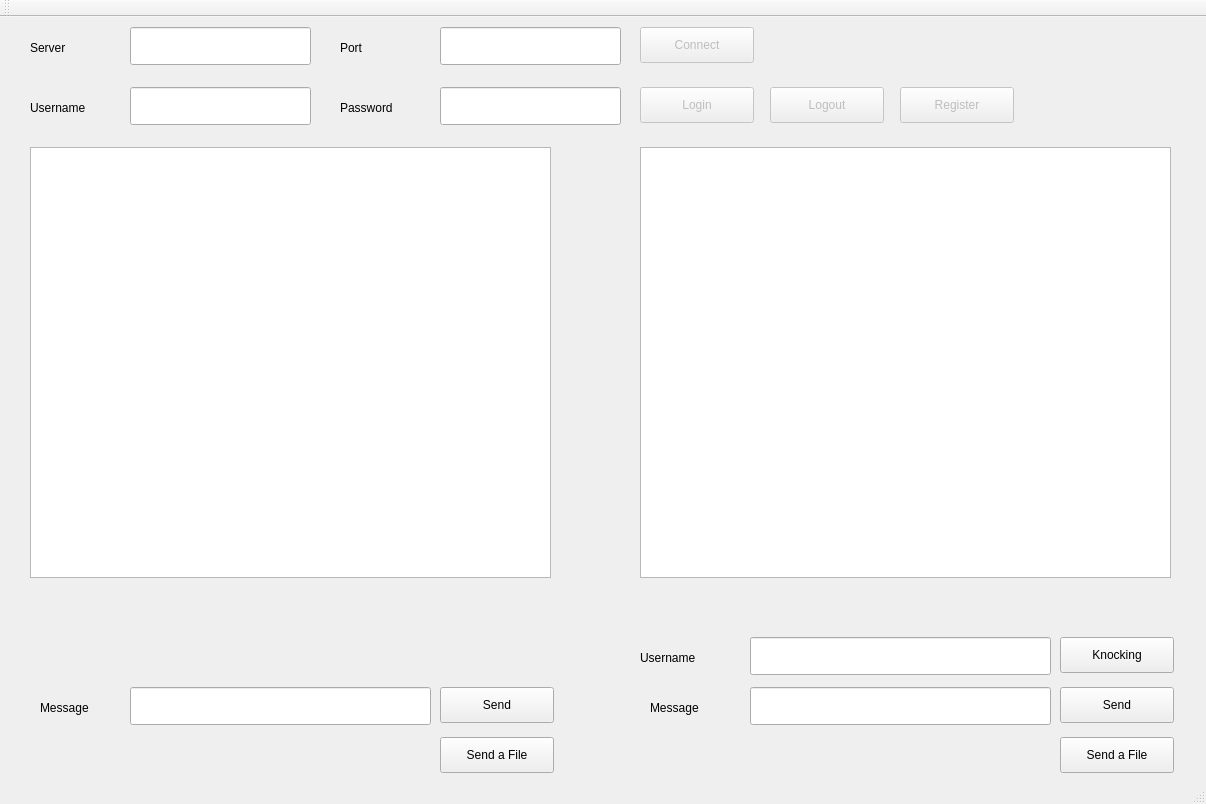
<?xml version="1.0" encoding="UTF-8"?>
<ui version="4.0">
 <class>MainWindow</class>
 <widget class="QMainWindow" name="MainWindow">
  <property name="geometry">
   <rect>
    <x>0</x>
    <y>0</y>
    <width>1206</width>
    <height>804</height>
   </rect>
  </property>
  <property name="windowTitle">
   <string>MainWindow</string>
  </property>
  <widget class="QWidget" name="centralWidget">
   <widget class="QLineEdit" name="username">
    <property name="geometry">
     <rect>
      <x>130</x>
      <y>70</y>
      <width>181</width>
      <height>38</height>
     </rect>
    </property>
   </widget>
   <widget class="QLineEdit" name="password">
    <property name="geometry">
     <rect>
      <x>440</x>
      <y>70</y>
      <width>181</width>
      <height>38</height>
     </rect>
    </property>
   </widget>
   <widget class="QLabel" name="label">
    <property name="geometry">
     <rect>
      <x>30</x>
      <y>70</y>
      <width>91</width>
      <height>41</height>
     </rect>
    </property>
    <property name="text">
     <string>Username</string>
    </property>
   </widget>
   <widget class="QLabel" name="label_2">
    <property name="geometry">
     <rect>
      <x>340</x>
      <y>70</y>
      <width>91</width>
      <height>41</height>
     </rect>
    </property>
    <property name="text">
     <string>Password</string>
    </property>
   </widget>
   <widget class="QPushButton" name="LoginButton">
    <property name="enabled">
     <bool>false</bool>
    </property>
    <property name="geometry">
     <rect>
      <x>640</x>
      <y>70</y>
      <width>114</width>
      <height>36</height>
     </rect>
    </property>
    <property name="text">
     <string>Login</string>
    </property>
   </widget>
   <widget class="QPushButton" name="RegistrationButton">
    <property name="enabled">
     <bool>false</bool>
    </property>
    <property name="geometry">
     <rect>
      <x>900</x>
      <y>70</y>
      <width>114</width>
      <height>36</height>
     </rect>
    </property>
    <property name="text">
     <string>Register</string>
    </property>
   </widget>
   <widget class="QPushButton" name="LogoutButton">
    <property name="enabled">
     <bool>false</bool>
    </property>
    <property name="geometry">
     <rect>
      <x>770</x>
      <y>70</y>
      <width>114</width>
      <height>36</height>
     </rect>
    </property>
    <property name="text">
     <string>Logout</string>
    </property>
   </widget>
   <widget class="QLineEdit" name="chat_msg">
    <property name="geometry">
     <rect>
      <x>130</x>
      <y>670</y>
      <width>301</width>
      <height>38</height>
     </rect>
    </property>
   </widget>
   <widget class="QLineEdit" name="private_msg">
    <property name="geometry">
     <rect>
      <x>750</x>
      <y>670</y>
      <width>301</width>
      <height>38</height>
     </rect>
    </property>
   </widget>
   <widget class="QLineEdit" name="ID">
    <property name="geometry">
     <rect>
      <x>750</x>
      <y>620</y>
      <width>301</width>
      <height>38</height>
     </rect>
    </property>
   </widget>
   <widget class="QLabel" name="label_3">
    <property name="geometry">
     <rect>
      <x>40</x>
      <y>670</y>
      <width>91</width>
      <height>41</height>
     </rect>
    </property>
    <property name="text">
     <string>Message</string>
    </property>
   </widget>
   <widget class="QLabel" name="label_4">
    <property name="geometry">
     <rect>
      <x>650</x>
      <y>670</y>
      <width>91</width>
      <height>41</height>
     </rect>
    </property>
    <property name="text">
     <string>Message</string>
    </property>
   </widget>
   <widget class="QLabel" name="label_5">
    <property name="geometry">
     <rect>
      <x>640</x>
      <y>620</y>
      <width>91</width>
      <height>41</height>
     </rect>
    </property>
    <property name="text">
     <string>Username</string>
    </property>
   </widget>
   <widget class="QPushButton" name="ChatSendButton">
    <property name="geometry">
     <rect>
      <x>440</x>
      <y>670</y>
      <width>114</width>
      <height>36</height>
     </rect>
    </property>
    <property name="text">
     <string>Send</string>
    </property>
   </widget>
   <widget class="QPushButton" name="PrivateSendButton">
    <property name="geometry">
     <rect>
      <x>1060</x>
      <y>670</y>
      <width>114</width>
      <height>36</height>
     </rect>
    </property>
    <property name="text">
     <string>Send</string>
    </property>
   </widget>
   <widget class="QPushButton" name="KnockingButton">
    <property name="geometry">
     <rect>
      <x>1060</x>
      <y>620</y>
      <width>114</width>
      <height>36</height>
     </rect>
    </property>
    <property name="text">
     <string>Knocking</string>
    </property>
   </widget>
   <widget class="QTextEdit" name="ChatRoom">
    <property name="geometry">
     <rect>
      <x>30</x>
      <y>130</y>
      <width>521</width>
      <height>431</height>
     </rect>
    </property>
   </widget>
   <widget class="QTextEdit" name="PrivateRoom">
    <property name="geometry">
     <rect>
      <x>640</x>
      <y>130</y>
      <width>531</width>
      <height>431</height>
     </rect>
    </property>
   </widget>
   <widget class="QPushButton" name="ChatUploadButton">
    <property name="geometry">
     <rect>
      <x>440</x>
      <y>720</y>
      <width>114</width>
      <height>36</height>
     </rect>
    </property>
    <property name="text">
     <string>Send a File</string>
    </property>
   </widget>
   <widget class="QPushButton" name="PrivateUploadButton">
    <property name="geometry">
     <rect>
      <x>1060</x>
      <y>720</y>
      <width>114</width>
      <height>36</height>
     </rect>
    </property>
    <property name="text">
     <string>Send a File</string>
    </property>
   </widget>
   <widget class="QLabel" name="label_8">
    <property name="geometry">
     <rect>
      <x>340</x>
      <y>10</y>
      <width>91</width>
      <height>41</height>
     </rect>
    </property>
    <property name="text">
     <string>Port</string>
    </property>
   </widget>
   <widget class="QLabel" name="label_9">
    <property name="geometry">
     <rect>
      <x>30</x>
      <y>10</y>
      <width>91</width>
      <height>41</height>
     </rect>
    </property>
    <property name="text">
     <string>Server</string>
    </property>
   </widget>
   <widget class="QLineEdit" name="server">
    <property name="geometry">
     <rect>
      <x>130</x>
      <y>10</y>
      <width>181</width>
      <height>38</height>
     </rect>
    </property>
   </widget>
   <widget class="QLineEdit" name="port">
    <property name="geometry">
     <rect>
      <x>440</x>
      <y>10</y>
      <width>181</width>
      <height>38</height>
     </rect>
    </property>
   </widget>
   <widget class="QPushButton" name="ConnectButton">
    <property name="enabled">
     <bool>false</bool>
    </property>
    <property name="geometry">
     <rect>
      <x>640</x>
      <y>10</y>
      <width>114</width>
      <height>36</height>
     </rect>
    </property>
    <property name="text">
     <string>Connect</string>
    </property>
   </widget>
  </widget>
  <widget class="QToolBar" name="mainToolBar">
   <attribute name="toolBarArea">
    <enum>TopToolBarArea</enum>
   </attribute>
   <attribute name="toolBarBreak">
    <bool>false</bool>
   </attribute>
  </widget>
  <widget class="QStatusBar" name="statusBar"/>
 </widget>
 <layoutdefault spacing="6" margin="11"/>
 <tabstops>
  <tabstop>server</tabstop>
  <tabstop>port</tabstop>
  <tabstop>ConnectButton</tabstop>
  <tabstop>username</tabstop>
  <tabstop>password</tabstop>
  <tabstop>LoginButton</tabstop>
  <tabstop>LogoutButton</tabstop>
  <tabstop>RegistrationButton</tabstop>
  <tabstop>chat_msg</tabstop>
  <tabstop>ChatSendButton</tabstop>
  <tabstop>ChatUploadButton</tabstop>
  <tabstop>ID</tabstop>
  <tabstop>KnockingButton</tabstop>
  <tabstop>private_msg</tabstop>
  <tabstop>PrivateSendButton</tabstop>
  <tabstop>PrivateUploadButton</tabstop>
  <tabstop>ChatRoom</tabstop>
  <tabstop>PrivateRoom</tabstop>
 </tabstops>
 <resources/>
 <connections/>
</ui>
